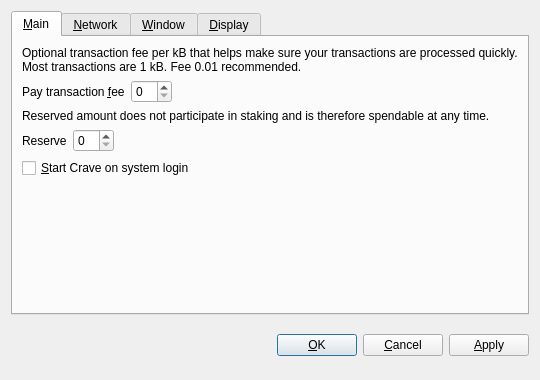
<?xml version="1.0" encoding="UTF-8"?>
<ui version="4.0">
 <class>OptionsDialog</class>
 <widget class="QDialog" name="OptionsDialog">
  <property name="geometry">
   <rect>
    <x>0</x>
    <y>0</y>
    <width>540</width>
    <height>380</height>
   </rect>
  </property>
  <property name="windowTitle">
   <string>Options</string>
  </property>
  <property name="modal">
   <bool>true</bool>
  </property>
  <layout class="QVBoxLayout" name="verticalLayout">
   <item>
    <widget class="QTabWidget" name="tabWidget">
     <property name="tabPosition">
      <enum>QTabWidget::North</enum>
     </property>
     <property name="currentIndex">
      <number>0</number>
     </property>
     <widget class="QWidget" name="tabMain">
      <attribute name="title">
       <string>&amp;Main</string>
      </attribute>
      <layout class="QVBoxLayout" name="verticalLayout_Main">
       <item>
        <widget class="QLabel" name="transactionFeeInfoLabel">
         <property name="text">
          <string>Optional transaction fee per kB that helps make sure your transactions are processed quickly. Most transactions are 1 kB. Fee 0.01 recommended.</string>
         </property>
         <property name="textFormat">
          <enum>Qt::PlainText</enum>
         </property>
         <property name="wordWrap">
          <bool>true</bool>
         </property>
        </widget>
       </item>
       <item>
        <layout class="QHBoxLayout" name="horizontalLayoutFee">
         <item>
          <widget class="QLabel" name="transactionFeeLabel">
           <property name="text">
            <string>Pay transaction &amp;fee</string>
           </property>
           <property name="textFormat">
            <enum>Qt::PlainText</enum>
           </property>
           <property name="buddy">
            <cstring>transactionFee</cstring>
           </property>
          </widget>
         </item>
         <item>
          <widget class="BitcoinAmountField" name="transactionFee"/>
         </item>
         <item>
          <spacer name="horizontalSpacerFee">
           <property name="orientation">
            <enum>Qt::Horizontal</enum>
           </property>
           <property name="sizeHint" stdset="0">
            <size>
             <width>40</width>
             <height>20</height>
            </size>
           </property>
          </spacer>
         </item>
        </layout>
       </item>
       <item>
        <widget class="QLabel" name="reserveBalanceInfoLabel">
         <property name="text">
          <string>Reserved amount does not participate in staking and is therefore spendable at any time.</string>
         </property>
         <property name="textFormat">
          <enum>Qt::PlainText</enum>
         </property>
         <property name="wordWrap">
          <bool>true</bool>
         </property>
        </widget>
       </item>
       <item>
        <layout class="QHBoxLayout" name="horizontalLayoutReserveBalance">
         <item>
          <widget class="QLabel" name="reserveBalanceLabel">
           <property name="text">
            <string>Reserve</string>
           </property>
           <property name="textFormat">
            <enum>Qt::PlainText</enum>
           </property>
           <property name="buddy">
            <cstring>reserveBalance</cstring>
           </property>
          </widget>
         </item>
         <item>
          <widget class="BitcoinAmountField" name="reserveBalance"/>
         </item>
         <item>
          <spacer name="horizontalSpacerReserveBalance">
           <property name="orientation">
            <enum>Qt::Horizontal</enum>
           </property>
           <property name="sizeHint" stdset="0">
            <size>
             <width>40</width>
             <height>20</height>
            </size>
           </property>
          </spacer>
         </item>
        </layout>
       </item>
       <item>
        <widget class="QCheckBox" name="bitcoinAtStartup">
         <property name="toolTip">
          <string>Automatically start Crave after logging in to the system.</string>
         </property>
         <property name="text">
          <string>&amp;Start Crave on system login</string>
         </property>
        </widget>
       </item>
       <item>
        <spacer name="verticalSpacer_Main">
         <property name="orientation">
          <enum>Qt::Vertical</enum>
         </property>
         <property name="sizeHint" stdset="0">
          <size>
           <width>20</width>
           <height>40</height>
          </size>
         </property>
        </spacer>
       </item>
      </layout>
     </widget>
     <widget class="QWidget" name="tabNetwork">
      <attribute name="title">
       <string>&amp;Network</string>
      </attribute>
      <layout class="QVBoxLayout" name="verticalLayout_Network">
       <item>
        <widget class="QCheckBox" name="mapPortUpnp">
         <property name="toolTip">
          <string>Automatically open the Crave client port on the router. This only works when your router supports UPnP and it is enabled.</string>
         </property>
         <property name="text">
          <string>Map port using &amp;UPnP</string>
         </property>
        </widget>
       </item>
       <item>
        <widget class="QCheckBox" name="connectSocks">
         <property name="toolTip">
          <string>Connect to the Crave network through a SOCKS5 proxy (e.g. when connecting through Tor).</string>
         </property>
         <property name="text">
          <string>&amp;Connect through SOCKS5 proxy:</string>
         </property>
        </widget>
       </item>
       <item>
        <layout class="QHBoxLayout" name="horizontalLayout_Network">
         <item>
          <widget class="QLabel" name="proxyIpLabel">
           <property name="text">
            <string>Proxy &amp;IP:</string>
           </property>
           <property name="textFormat">
            <enum>Qt::PlainText</enum>
           </property>
           <property name="buddy">
            <cstring>proxyIp</cstring>
           </property>
          </widget>
         </item>
         <item>
          <widget class="QValidatedLineEdit" name="proxyIp">
           <property name="maximumSize">
            <size>
             <width>140</width>
             <height>16777215</height>
            </size>
           </property>
           <property name="toolTip">
            <string>IP address of the proxy (e.g. 127.0.0.1)</string>
           </property>
          </widget>
         </item>
         <item>
          <widget class="QLabel" name="proxyPortLabel">
           <property name="text">
            <string>&amp;Port:</string>
           </property>
           <property name="textFormat">
            <enum>Qt::PlainText</enum>
           </property>
           <property name="buddy">
            <cstring>proxyPort</cstring>
           </property>
          </widget>
         </item>
         <item>
          <widget class="QLineEdit" name="proxyPort">
           <property name="maximumSize">
            <size>
             <width>55</width>
             <height>16777215</height>
            </size>
           </property>
           <property name="toolTip">
            <string>Port of the proxy (e.g. 9050)</string>
           </property>
          </widget>
         </item>
         <item>
          <spacer name="horizontalSpacer_Network">
           <property name="orientation">
            <enum>Qt::Horizontal</enum>
           </property>
           <property name="sizeHint" stdset="0">
            <size>
             <width>40</width>
             <height>20</height>
            </size>
           </property>
          </spacer>
         </item>
        </layout>
       </item>
       <item>
        <spacer name="verticalSpacer_Network">
         <property name="orientation">
          <enum>Qt::Vertical</enum>
         </property>
         <property name="sizeHint" stdset="0">
          <size>
           <width>20</width>
           <height>40</height>
          </size>
         </property>
        </spacer>
       </item>
      </layout>
     </widget>
     <widget class="QWidget" name="tabWindow">
      <attribute name="title">
       <string>&amp;Window</string>
      </attribute>
      <layout class="QVBoxLayout" name="verticalLayout_Window">
       <item>
        <widget class="QCheckBox" name="minimizeToTray">
         <property name="toolTip">
          <string>Show only a tray icon after minimizing the window.</string>
         </property>
         <property name="text">
          <string>&amp;Minimize to the tray instead of the taskbar</string>
         </property>
        </widget>
       </item>
       <item>
        <widget class="QCheckBox" name="minimizeOnClose">
         <property name="toolTip">
          <string>Minimize instead of exit the application when the window is closed. When this option is enabled, the application will be closed only after selecting Quit in the menu.</string>
         </property>
         <property name="text">
          <string>M&amp;inimize on close</string>
         </property>
        </widget>
       </item>
       <item>
        <spacer name="verticalSpacer_Window">
         <property name="orientation">
          <enum>Qt::Vertical</enum>
         </property>
         <property name="sizeHint" stdset="0">
          <size>
           <width>20</width>
           <height>40</height>
          </size>
         </property>
        </spacer>
       </item>
      </layout>
     </widget>
     <widget class="QWidget" name="tabDisplay">
      <attribute name="title">
       <string>&amp;Display</string>
      </attribute>
      <layout class="QVBoxLayout" name="verticalLayout_Display">
       <item>
        <layout class="QHBoxLayout" name="horizontalLayout_1_Display">
         <item>
          <widget class="QLabel" name="langLabel">
           <property name="text">
            <string>User Interface &amp;language:</string>
           </property>
           <property name="textFormat">
            <enum>Qt::PlainText</enum>
           </property>
           <property name="buddy">
            <cstring>lang</cstring>
           </property>
          </widget>
         </item>
         <item>
          <widget class="QValueComboBox" name="lang">
           <property name="toolTip">
            <string>The user interface language can be set here. This setting will take effect after restarting Crave.</string>
           </property>
          </widget>
         </item>
        </layout>
       </item>
       <item>
        <layout class="QHBoxLayout" name="horizontalLayout_2_Display">
         <item>
          <widget class="QLabel" name="unitLabel">
           <property name="text">
            <string>&amp;Unit to show amounts in:</string>
           </property>
           <property name="textFormat">
            <enum>Qt::PlainText</enum>
           </property>
           <property name="buddy">
            <cstring>unit</cstring>
           </property>
          </widget>
         </item>
         <item>
          <widget class="QValueComboBox" name="unit">
           <property name="toolTip">
            <string>Choose the default subdivision unit to show in the interface and when sending coins.</string>
           </property>
          </widget>
         </item>
        </layout>
       </item>
       <item>
        <widget class="QCheckBox" name="coinControlFeatures">
         <property name="toolTip">
          <string>Whether to show coin control features or not.</string>
         </property>
         <property name="text">
          <string>Display coin &amp;control features (experts only!)</string>
         </property>
        </widget>
       </item>
       <item>
        <widget class="QCheckBox" name="minimizeCoinAge">
         <property name="toolTip">
          <string>Whether to select the coin outputs randomly or with minimal coin age.</string>
         </property>
         <property name="text">
          <string>Minimize weight consumption (experimental)</string>
         </property>
        </widget>
       </item>
       <item>
        <widget class="QCheckBox" name="useBlackTheme">
         <property name="text">
          <string>Use black visual theme (requires restart)</string>
         </property>
        </widget>
       </item>
       <item>
        <spacer name="verticalSpacer_Display">
         <property name="orientation">
          <enum>Qt::Vertical</enum>
         </property>
         <property name="sizeHint" stdset="0">
          <size>
           <width>20</width>
           <height>40</height>
          </size>
         </property>
        </spacer>
       </item>
      </layout>
     </widget>
    </widget>
   </item>
   <item>
    <layout class="QHBoxLayout" name="horizontalLayout_Buttons">
     <item>
      <spacer name="horizontalSpacer_1">
       <property name="orientation">
        <enum>Qt::Horizontal</enum>
       </property>
       <property name="sizeHint" stdset="0">
        <size>
         <width>40</width>
         <height>48</height>
        </size>
       </property>
      </spacer>
     </item>
     <item>
      <widget class="QLabel" name="statusLabel">
       <property name="font">
        <font>
         <weight>75</weight>
         <bold>true</bold>
        </font>
       </property>
       <property name="text">
        <string/>
       </property>
       <property name="textFormat">
        <enum>Qt::PlainText</enum>
       </property>
       <property name="wordWrap">
        <bool>true</bool>
       </property>
      </widget>
     </item>
     <item>
      <spacer name="horizontalSpacer_2">
       <property name="orientation">
        <enum>Qt::Horizontal</enum>
       </property>
       <property name="sizeHint" stdset="0">
        <size>
         <width>40</width>
         <height>48</height>
        </size>
       </property>
      </spacer>
     </item>
     <item>
      <widget class="QPushButton" name="okButton">
       <property name="text">
        <string>&amp;OK</string>
       </property>
      </widget>
     </item>
     <item>
      <widget class="QPushButton" name="cancelButton">
       <property name="text">
        <string>&amp;Cancel</string>
       </property>
       <property name="autoDefault">
        <bool>false</bool>
       </property>
      </widget>
     </item>
     <item>
      <widget class="QPushButton" name="applyButton">
       <property name="text">
        <string>&amp;Apply</string>
       </property>
       <property name="autoDefault">
        <bool>false</bool>
       </property>
      </widget>
     </item>
    </layout>
   </item>
  </layout>
 </widget>
 <customwidgets>
  <customwidget>
   <class>BitcoinAmountField</class>
   <extends>QSpinBox</extends>
   <header>bitcoinamountfield.h</header>
  </customwidget>
  <customwidget>
   <class>QValueComboBox</class>
   <extends>QComboBox</extends>
   <header>qvaluecombobox.h</header>
  </customwidget>
  <customwidget>
   <class>QValidatedLineEdit</class>
   <extends>QLineEdit</extends>
   <header>qvalidatedlineedit.h</header>
  </customwidget>
 </customwidgets>
 <resources/>
 <connections/>
</ui>
